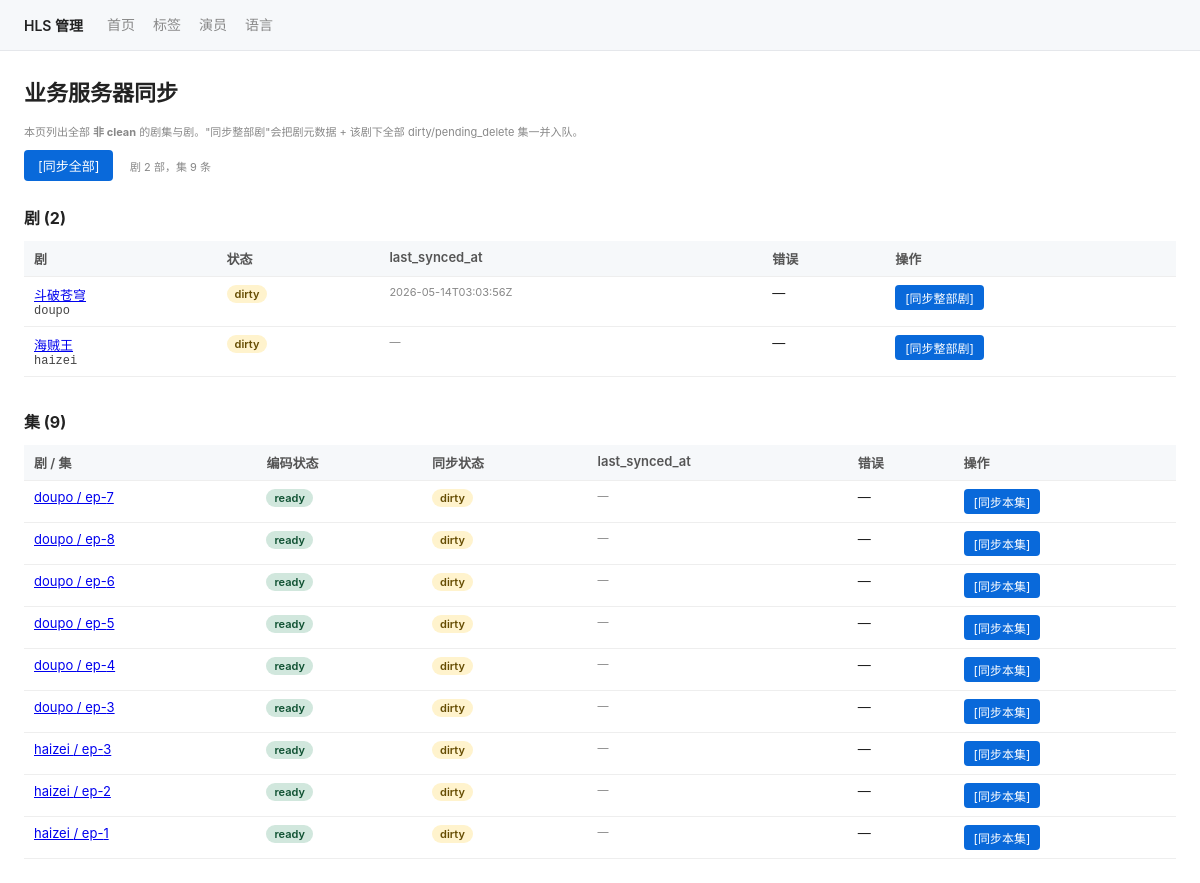
The app's page /admin/sync, older data.
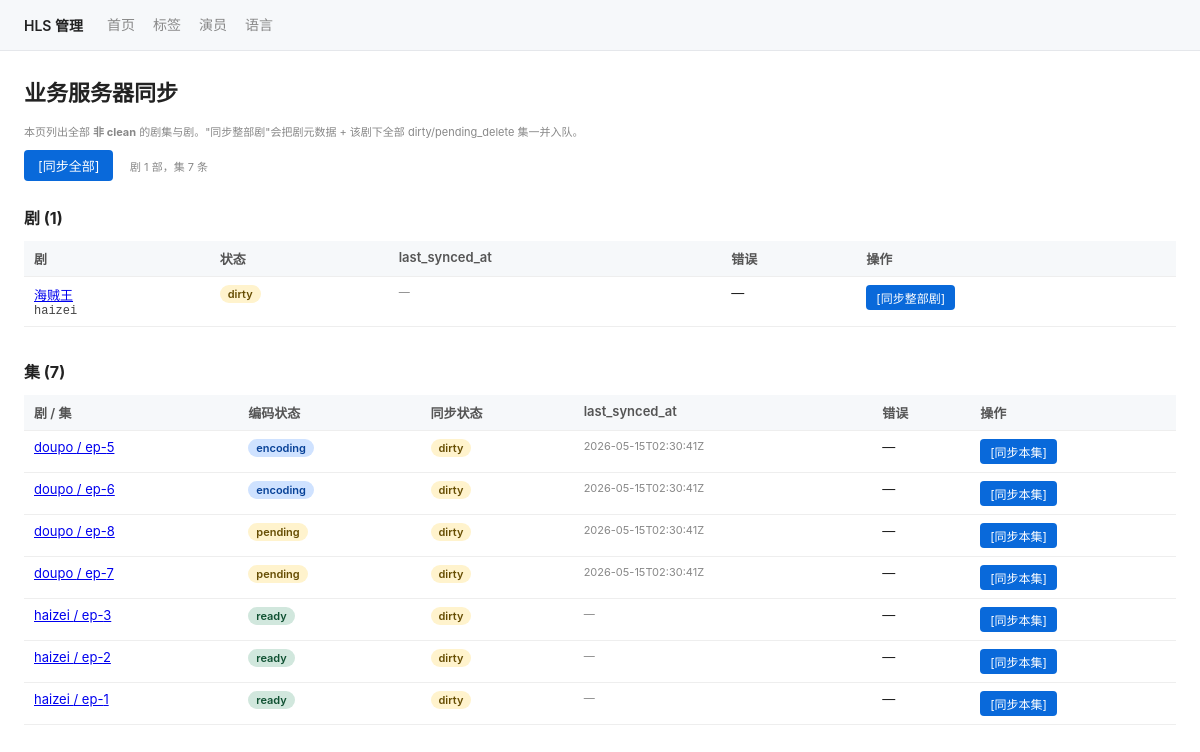
The same page, newer data.
### tables this page shows
CREATE TABLE dramas (
  slug             TEXT    PRIMARY KEY,
  default_lang     TEXT    NOT NULL,
  -- business-server-sync (step 6): drama-level sync state machine.
  -- Values: 'dirty' / 'syncing' / 'clean' / 'sync_failed' / 'pending_delete'.
  -- A fresh drama starts 'dirty'. Library cascades flip to 'dirty' (skipping
  -- 'pending_delete'). The sync worker is the only writer of 'syncing' /
  -- 'clean' / 'sync_failed' transitions.
  sync_status      TEXT    NOT NULL DEFAULT 'dirty',
  sync_error       TEXT,
  last_synced_at   TEXT,
  created_at       TEXT    NOT NULL,
  updated_at       TEXT    NOT NULL,
  FOREIGN KEY (default_lang) REFERENCES languages(code) ON DELETE RESTRICT
);

CREATE TABLE episodes (
  id               INTEGER PRIMARY KEY AUTOINCREMENT,
  drama_slug       TEXT    NOT NULL,
  ep_number        INTEGER NOT NULL,
  episode_id       TEXT    NOT NULL UNIQUE,
  status           TEXT    NOT NULL,
  duration_ms      INTEGER,
  play_url         TEXT,
  key_uri          TEXT,
  key_b64          TEXT,
  iv_hex           TEXT,
  cover_url        TEXT,
  width            INTEGER,
  height           INTEGER,
  source_filename  TEXT,
  error_message    TEXT,
  -- business-server-sync (step 6): episode-level sync state machine. Mirrors
  -- the dramas columns above. Independent from the drama row's sync_status.
  sync_status      TEXT    NOT NULL DEFAULT 'dirty',
  sync_error       TEXT,
  last_synced_at   TEXT,
  created_at       TEXT    NOT NULL,
  updated_at       TEXT    NOT NULL, progress TEXT, source_path TEXT,
  UNIQUE(drama_slug, ep_number),
  FOREIGN KEY (drama_slug) REFERENCES dramas(slug) ON DELETE RESTRICT
);

### app/routers/sync.py (the view)
@router.get("/admin/sync", response_class=HTMLResponse)
async def sync_overview(request: Request) -> HTMLResponse:
    dramas = db.list_dramas_needing_sync()
    episodes = db.list_episodes_needing_sync_all()
    return _TEMPLATES.TemplateResponse(
        request,
        "sync.html",
        {
            "dramas": dramas,
            "episodes": episodes,
            "sync_enabled": bool(settings.business_sync_base_url),
            "nav_active": "sync",
        },
    )

### app/templates/sync.html (shortened to what this page needs)
{% extends "_base.html" %}
{% block content %}
<h1>业务服务器同步</h1>
<p class="meta">
  本页列出全部 <strong>非 clean</strong> 的剧集与剧。"同步整部剧"会把剧元数据 + 该剧下全部 dirty/pending_delete 集一并入队。
</p>
<div style="margin-bottom: 16px;">
  <button id="btn-sync-all" class="btn btn-primary" {% if not sync_enabled or (dramas|length == 0 and episodes|length == 0) %}disabled{% endif %}>
    [同步全部]
  </button>
  <span class="meta" style="margin-left: 12px;">
    剧 {{ dramas|length }} 部，集 {{ episodes|length }} 条
  </span>
</div>
<h2>剧 ({{ dramas|length }})</h2>
{% if dramas %}
<table>
  <thead>
    <tr>
      <th>剧</th>
      <th>状态</th>
      <th>last_synced_at</th>
      <th>错误</th>
      <th class="actions-col">操作</th>
    </tr>
  </thead>
  <tbody>
    {% for d in dramas %}
    <tr data-slug="{{ d.slug }}">
      <td>
        <a href="/admin/dramas/{{ d.slug }}">{{ d.name or d.slug }}</a>
        <div class="meta mono">{{ d.slug }}</div>
      </td>
      <td><span class="sync-badge {{ d.sync_status }}">{{ d.sync_status }}</span></td>
      <td class="meta">{{ d.last_synced_at or '—' }}</td>
      <td>
        {% if d.sync_error %}
          <details class="error">
            <summary class="meta">查看错误</summary>
            <pre>{{ d.sync_error }}</pre>
          </details>
        {% else %}—{% endif %}
      </td>
      <td class="actions-col">
        <button class="btn btn-sm btn-primary btn-sync-drama" data-slug="{{ d.slug }}" {% if not sync_enabled %}disabled{% endif %}>
          [同步整部剧]
        </button>
      </td>
    </tr>
    {% endfor %}
  </tbody>
</table>
{% else %}
<p class="meta">所有剧均为 clean。</p>
{% endif %}
<h2 style="margin-top: 32px;">集 ({{ episodes|length }})</h2>
{% if episodes %}
<table>
  <thead>
    <tr>
      <th>剧 / 集</th>
      <th>编码状态</th>
      <th>同步状态</th>
      <th>last_synced_at</th>
      <th>错误</th>
      <th class="actions-col">操作</th>
    </tr>
  </thead>
  <tbody>
    {% for e in episodes %}
    <tr data-slug="{{ e.drama_slug }}" data-ep="{{ e.ep_number }}">
      <td>
        <a href="/admin/dramas/{{ e.drama_slug }}/episodes/{{ e.ep_number }}">
          {{ e.drama_slug }} / ep-{{ e.ep_number }}
        </a>
      </td>
      <td><span class="badge {{ e.status }}">{{ e.status }}</span></td>
      <td><span class="sync-badge {{ e.sync_status }}">{{ e.sync_status }}</span></td>
      <td class="meta">{{ e.last_synced_at or '—' }}</td>
      <td>
        {% if e.sync_error %}
          <details class="error">
            <summary class="meta">查看错误</summary>
            <pre>{{ e.sync_error }}</pre>
          </details>
        {% else %}—{% endif %}
      </td>
      <td class="actions-col">
        <button class="btn btn-sm btn-primary btn-sync-ep" data-slug="{{ e.drama_slug }}" data-ep="{{ e.ep_number }}" {% if not sync_enabled %}disabled{% endif %}>
          [同步本集]
        </button>
      </td>
    </tr>
    {% endfor %}
  </tbody>
</table>
{% else %}
<p class="meta">所有集均为 clean。</p>
{% endif %}
{% endblock %}

### app/templates/_base.html (shortened to what this page needs)
<!DOCTYPE html>
<html lang="zh-CN">
<head>
    <link rel="stylesheet" href="/static/admin.css">
</head>
<body>
{% set nav_active = nav_active|default('') %}
<nav class="topnav">
    <span class="brand">HLS 管理</span>
    <a href="/admin"           class="{{ 'active' if nav_active == 'home' }}">首页</a>
    <a href="/admin/tags"      class="{{ 'active' if nav_active == 'tags' }}">标签</a>
    <a href="/admin/actors"    class="{{ 'active' if nav_active == 'actors' }}">演员</a>
    <a href="/admin/languages" class="{{ 'active' if nav_active == 'languages' }}">语言</a>
</nav>
<main>
{% block content %}{% endblock %}
</main>
</body>
</html>

### app/static/admin.css (style rules this page uses)
:root { --bg: #ffffff; --bg-alt: #f6f8fa; --bg-strip: #e9ecef; --fg: #222; --fg-meta: #888; --fg-mono: #444; --accent: #0969da; --success: #1f883d; --danger: #d73a49; --warning-bg: #fff3cd; --warning-fg: #664d03; --info-bg: #cfe2ff; --info-fg: #084298; --ready-bg: #d1e7dd; --ready-fg: #0f5132; --error-bg: #f8d7da; --error-fg: #842029; --border: #e5e7eb; }
* { box-sizing: border-box; }
body { font-family: -apple-system, "PingFang SC", "Helvetica Neue", sans-serif; margin: 0; color: var(--fg); background: var(--bg); }
main { padding: 24px; max-width: 1200px; margin: 0 auto; }
h1 { margin: 0 0 16px; font-size: 22px; }
h2 { margin: 24px 0 12px; font-size: 16px; }
nav.topnav { display: flex; align-items: center; padding: 10px 24px; background: var(--bg-alt); border-bottom: 1px solid var(--border); font-size: 14px; }
nav.topnav .brand { font-weight: 600; margin-right: 24px; }
nav.topnav a { color: var(--fg-meta); text-decoration: none; margin-right: 18px; padding: 4px 0; border-bottom: 2px solid transparent; }
button, .btn { padding: 6px 14px; border: 0; border-radius: 4px; font-size: 13px; cursor: pointer; font-family: inherit; color: white; background: var(--accent); }
.btn-primary { background: var(--accent); }
.btn-sm { padding: 4px 10px; font-size: 12px; }
table { width: 100%; border-collapse: collapse; font-size: 13px; }
table th, table td { padding: 8px 10px; border-bottom: 1px solid #eee; text-align: left; vertical-align: top; }
table th { background: var(--bg-alt); font-weight: 600; color: #555; }
.badge { display: inline-block; padding: 2px 8px; border-radius: 10px; font-size: 11px; font-weight: 600; }
.badge.pending { background: var(--warning-bg); color: var(--warning-fg); }
.badge.encoding { background: var(--info-bg); color: var(--info-fg); }
.badge.ready { background: var(--ready-bg); color: var(--ready-fg); }
.sync-badge { display: inline-block; padding: 2px 8px; border-radius: 10px; font-size: 11px; font-weight: 600; }
.sync-badge.dirty { background: var(--warning-bg); color: var(--warning-fg); }
.meta { color: var(--fg-meta); font-size: 11px; }
.mono { font-family: ui-monospace, Menlo, monospace; font-size: 12px; color: var(--fg-mono); }
.actions-col { white-space: nowrap; }

Row changes from the older to the newer data that the page shows:
no longer on this page (row edited): dramas: name "斗破苍穹", slug "doupo", sync_status "dirty", last_synced_at "2026-05-14T03:03:56Z"
no longer on this page (row edited): episodes: drama_slug "doupo", ep_number "4", status "ready", sync_status "dirty", last_synced_at "—"
no longer on this page (row edited): episodes: drama_slug "doupo", ep_number "3", status "ready", sync_status "dirty", last_synced_at "—"
changed episodes (number 1 of 7 on the later page): status "ready" → "encoding"; last_synced_at "—" → "2026-05-15T02:30:41Z"; moves up the list
changed episodes (number 2 of 7 on the later page): status "ready" → "encoding"; last_synced_at "—" → "2026-05-15T02:30:41Z"; moves up the list
changed episodes (number 3 of 7 on the later page): status "ready" → "pending"; last_synced_at "—" → "2026-05-15T02:30:41Z"; moves down the list
changed episodes (number 4 of 7 on the later page): status "ready" → "pending"; last_synced_at "—" → "2026-05-15T02:30:41Z"
Text that changed along with them:
{{ dramas|length }}: "2" → "1"
{{ episodes|length }}: "9" → "7"
